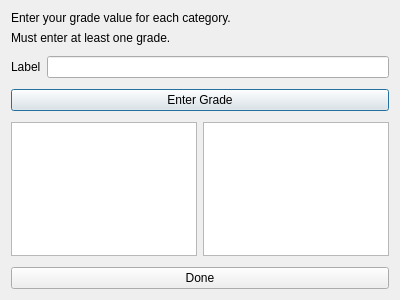
<?xml version="1.0" encoding="UTF-8"?>
<ui version="4.0">
 <class>EnterGradesWindow</class>
 <widget class="QDialog" name="EnterGradesWindow">
  <property name="geometry">
   <rect>
    <x>0</x>
    <y>0</y>
    <width>400</width>
    <height>300</height>
   </rect>
  </property>
  <property name="windowTitle">
   <string>Dialog</string>
  </property>
  <layout class="QVBoxLayout" name="verticalLayout">
   <item>
    <widget class="QLabel" name="label">
     <property name="text">
      <string>Enter your grade value for each category.</string>
     </property>
    </widget>
   </item>
   <item>
    <widget class="QLabel" name="label_2">
     <property name="text">
      <string>Must enter at least one grade.</string>
     </property>
    </widget>
   </item>
   <item>
    <layout class="QFormLayout" name="formLayout">
     <property name="topMargin">
      <number>5</number>
     </property>
     <property name="bottomMargin">
      <number>5</number>
     </property>
     <item row="1" column="0">
      <widget class="QLabel" name="gradeLabel">
       <property name="text">
        <string>Label</string>
       </property>
      </widget>
     </item>
     <item row="1" column="1">
      <widget class="QLineEdit" name="gradeLabelInput"/>
     </item>
    </layout>
   </item>
   <item>
    <widget class="QPushButton" name="enterGradeButton">
     <property name="text">
      <string>Enter Grade</string>
     </property>
    </widget>
   </item>
   <item>
    <layout class="QHBoxLayout" name="horizontalLayout">
     <property name="topMargin">
      <number>5</number>
     </property>
     <property name="bottomMargin">
      <number>5</number>
     </property>
     <item>
      <widget class="QListView" name="gradesList"/>
     </item>
     <item>
      <widget class="QListView" name="gradeValuesList"/>
     </item>
    </layout>
   </item>
   <item>
    <widget class="QPushButton" name="doneButton">
     <property name="text">
      <string>Done</string>
     </property>
    </widget>
   </item>
  </layout>
 </widget>
 <resources/>
 <connections/>
</ui>
